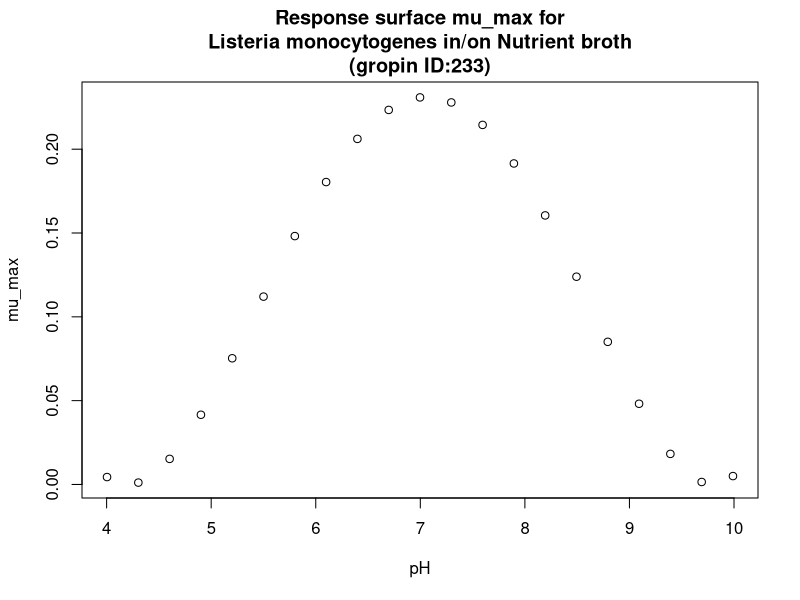

Write R code to recreate this figure.
#############################
# start of Parameter script
#############################
pH <- seq(4.004,9.99000999000999,length.out=21)
#############################
# end of Parameter script
#############################
############################# 
# start of Model script Gropin ID 233 
#############################
 
# constant coefficients for this model
pHmin <- 4.2
pHmax <- 9.8
b2 <- 4.01
c1 <- 0.032
 
variables <- data.frame(pH)
argumentsPar <- expand.grid(variables)
 
# heart of the model
response_surface <- function(pH) {
   mumax <-b2*((pH-pHmin)*(1-exp(c1*(pH-pHmax))))^2

return(mumax=mumax)
} 

# output parameters
mumax <- cbind(argumentsPar,response_surface(argumentsPar['pH']))
colnames(mumax) <- c(colnames(argumentsPar),'mumax')
#############################
# End of Model script
#############################
############################# 
# start of Visualisation script Gropin ID 233 
#############################
plot(pH,mumax$mumax,
                          xlab='pH',
                          ylab='mu_max',main='Response surface mu_max for
Listeria monocytogenes in/on Nutrient broth
(gropin ID:233)')
#############################
# End of Visualisation script
#############################
